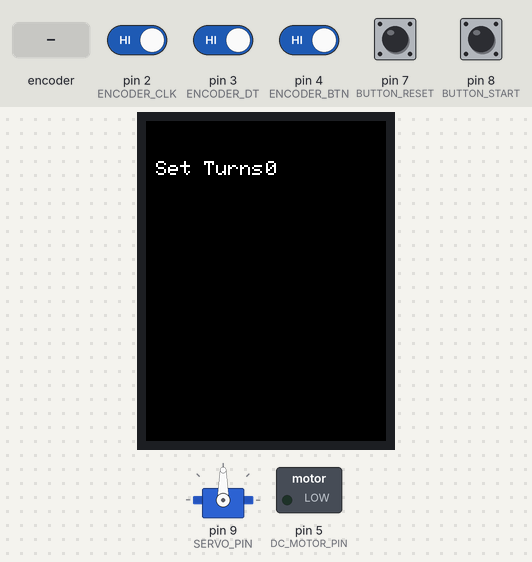
Simulated run of this sketch. Board: Arduino Uno, built with avr-gcc and run on an emulated ATmega328P. On the bench: 240×320 colour display, servo, switched loads named in the sketch (green lamp = pin HIGH). Inputs (shaded band) come from the test bench; at power-on: pin 2 (ENCODER_CLK), pin 3 (ENCODER_DT), pin 4 (ENCODER_BTN), pin 7 (BUTTON_RESET), pin 8 (BUTTON_START) HIGH.

Above: at 1.4 s.
1.5 s: pin 7 (BUTTON_RESET) pulled LOW for 1 s
4.0 s: rotary encoder on pin 2 (ENCODER_CLK) / pin 3 (ENCODER_DT) turned 3 steps (first pin leading)
At 5.2 s:
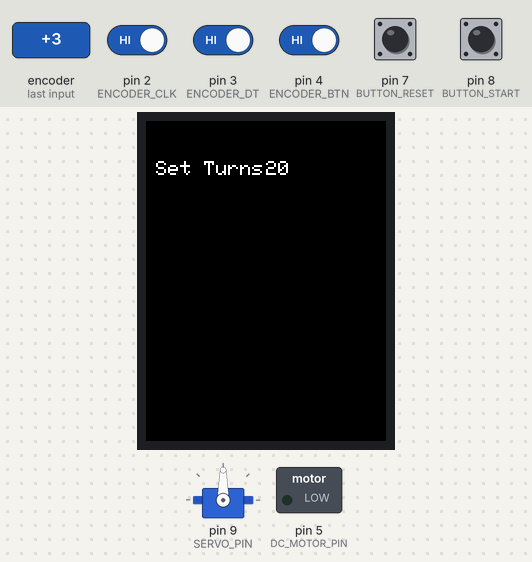
6.1 s: pin 8 (BUTTON_START) pulled LOW for 0.15 s
At 7.8 s:
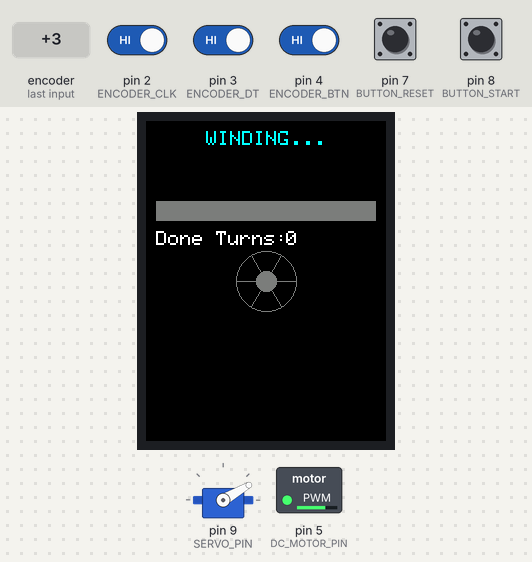
8.1 s: rotary encoder on pin 2 (ENCODER_CLK) / pin 3 (ENCODER_DT) turned 3 steps (first pin leading)
At 9.0 s:
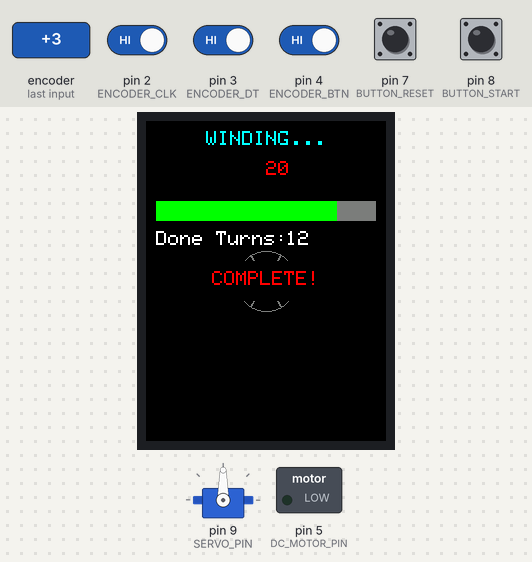
10.2 s: pin 4 (ENCODER_BTN) driven LOW
At 11.0 s:
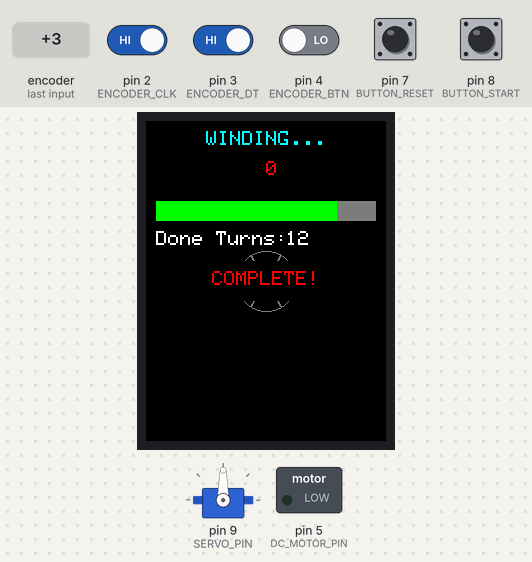
11.9 s: pin 7 (BUTTON_RESET) pulled LOW for 0.15 s
At 12.7 s:
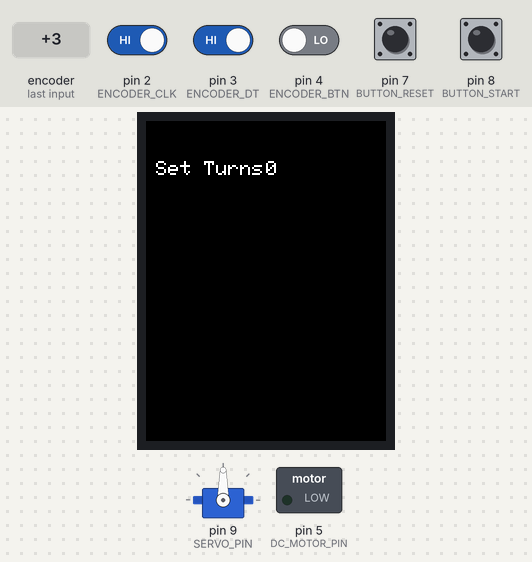
Timing chart, 0 to 14.7 s (numbered marks = the images above; inputs shaded):
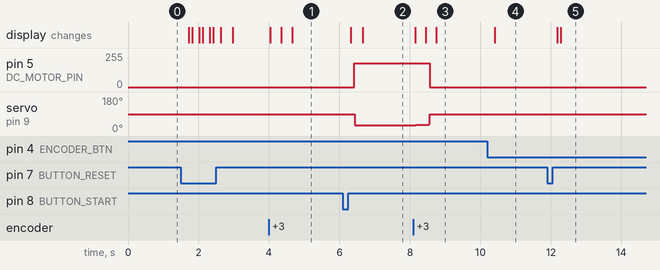

Measured:
- after the input at 4.0 s, the display: first changes at once (image 1 shows a later state)
- after the input at 6.1 s, pin 5 (DC_MOTOR_PIN): 0/255 → 180/255 after 0.31 s; servo on pin 9 (SERVO_PIN): 90° → 30° after 0.33 s; the display: first changes after 0.21 s (image 2 shows a later state)
- after the input at 8.1 s, pin 5 (DC_MOTOR_PIN): 180/255 → 0/255 after 0.46 s; servo on pin 9 (SERVO_PIN): 30° → 32° after 0.05 s, → 34° 0.20 s later, → 90° 0.18 s later; the display: first changes after 0.05 s (image 3 shows a later state)
- after the input at 10.2 s, the display: changes after 0.20 s (image 4)
- after the input at 11.9 s, the display: first changes after 0.27 s (image 5 shows a later state)

The sketch:

sketch1.ino
```cpp
#include <LCDWIKI_GUI.h>
#include <LCDWIKI_SPI.h>
#include <Servo.h>

// ----- Pin Definitions -----
#define MODEL ILI9341
#define CS    A5
#define CD    A3
#define RST   A4
#define MISO  12
#define MOSI  11
#define SCK   13
#define LED   A0

LCDWIKI_SPI lcd(MODEL, CS, CD, MISO, MOSI, RST, SCK, LED);

// ----- Colors -----
#define BLACK   0x0000
#define GRAY    0x7BEF
#define WHITE   0xFFFF
#define CYAN    0x07FF
#define GREEN   0x07E0
#define YELLOW  0xFFE0
#define RED     0xF800

// ----- Control Pins -----
#define SERVO_PIN     9
#define DC_MOTOR_PIN  5
#define BUTTON_START  8
#define BUTTON_RESET  7
#define ENCODER_CLK   2
#define ENCODER_DT    3
#define ENCODER_BTN   4

// ----- State -----
volatile long encoderValue = 0;
int lastEncoderState;
int setTurns = 0;
bool winding = false;
Servo traverseServo;

// ----- Gear Drawing -----
void drawGear(int cx, int cy, int r, float angle) {
  lcd.Set_Draw_color(GRAY);
  lcd.Fill_Circle(cx, cy, r / 3);
  lcd.Draw_Circle(cx, cy, r);
  for (int i = 0; i < 6; i++) {
    float a = angle + i * PI / 3;
    int x = cx + cos(a) * r;
    int y = cy + sin(a) * r;
    lcd.Draw_Line(cx, cy, x, y);
  }
}

// ----- Encoder ISR -----
void updateEncoder() {
  int cur = digitalRead(ENCODER_CLK);
  if (cur != lastEncoderState) {
    if (digitalRead(ENCODER_DT) != cur)
      encoderValue++;
    else
      encoderValue--;
  }
  lastEncoderState = cur;
}

// ----- Setup -----
void setup() {
  Serial.begin(9600);

  lcd.Init_LCD();
  lcd.Fill_Screen(BLACK);
  lcd.Set_Text_Back_colour(BLACK);
  lcd.Set_Text_Size(2);
  lcd.Set_Text_colour(WHITE);

  pinMode(ENCODER_CLK, INPUT);
  pinMode(ENCODER_DT, INPUT);
  pinMode(ENCODER_BTN, INPUT_PULLUP);
  attachInterrupt(digitalPinToInterrupt(ENCODER_CLK), updateEncoder, CHANGE);
  lastEncoderState = digitalRead(ENCODER_CLK);

  pinMode(BUTTON_START, INPUT_PULLUP);
  pinMode(BUTTON_RESET, INPUT_PULLUP);
  pinMode(DC_MOTOR_PIN, OUTPUT);

  traverseServo.attach(SERVO_PIN);
  traverseServo.write(90);

  lcd.Print_String("Set Turns:", 10, 40);
}

// ----- Loop -----
void loop() {
  if (!winding) {
    // Live turn count
    lcd.Fill_Rect(120, 40, 80, 20, BLACK);
    lcd.Print_Number_Int(abs(encoderValue), 120, 40, 0, ' ', 3);

    // Optional: reset count via encoder button
    if (digitalRead(ENCODER_BTN) == LOW) {
      encoderValue = 0;
      delay(200);
      lcd.Fill_Rect(120, 40, 80, 20, BLACK);
      lcd.Print_Number_Int(0, 120, 40, 0, ' ', 3);
    }

    // Confirm via START button
    if (digitalRead(BUTTON_START) == LOW && abs(encoderValue) > 0) {
      setTurns = abs(encoderValue);
      encoderValue = 0;
      delay(200);
      lcd.Fill_Screen(BLACK);
      lcd.Set_Text_colour(CYAN);
      lcd.Print_String("WINDING...", CENTER, 10);
      winding = true;
    }

  } else {
    if (abs(encoderValue) < setTurns) {
      analogWrite(DC_MOTOR_PIN, 180);
      traverseServo.write(map(abs(encoderValue) % 100, 0, 99, 30, 150));

      // Progress bar
      int w = map(abs(encoderValue), 0, setTurns, 0, 218);
      lcd.Fill_Rect(10, 80, 220, 20, GRAY);
      lcd.Fill_Rect(10, 80, w, 20, GREEN);

      // Done Turns
      lcd.Set_Text_colour(WHITE);
      lcd.Print_String("Done Turns:", 10, 110);
      lcd.Fill_Rect(140, 110, 80, 20, BLACK);
      lcd.Print_Number_Int(abs(encoderValue), 140, 110, 0, ' ', 3);

      // Gear
      float ang = (float)abs(encoderValue) / setTurns * TWO_PI * 3;
      drawGear(120, 160, 30, ang);

    } else {
      analogWrite(DC_MOTOR_PIN, 0);
      traverseServo.write(90);
      lcd.Fill_Rect(0, 140, 240, 40, BLACK);
      lcd.Set_Text_colour(RED);
      lcd.Print_String(" COMPLETE! ", CENTER, 150);
      winding = false;
    }
  }

  // Reset
  if (digitalRead(BUTTON_RESET) == LOW) {
    delay(200);
    encoderValue = 0;
    setTurns = 0;
    lcd.Fill_Screen(BLACK);
    lcd.Set_Text_colour(WHITE);
    lcd.Print_String("Set Turns:", 10, 40);
    winding = false;
  }

  delay(20);
}
```
